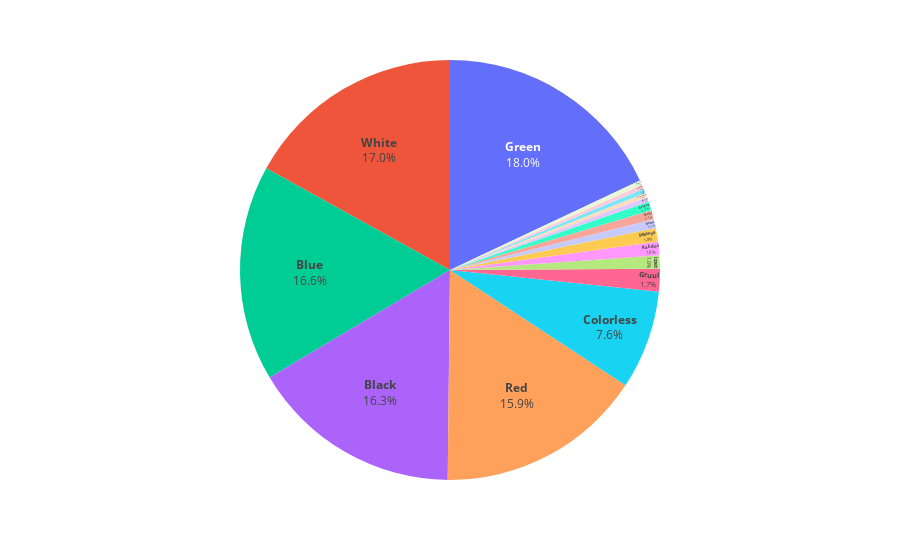

The cell this chart's notebook holds for it:
### Markdown cell above
This looks a little messy. I want the slices to show which group it belongs to. Also, most magic sets have most of the colors represented, so the legend might look a little crowded. Let's just turn off the legend.

### Code cell
fig.update_traces(textinfo='label+percent', textposition='inside',
              texttemplate='<b>%{label}</b><br>%{percent:.1%}') # Custom template for bold label and one decimal percent 
fig.update_layout(showlegend=False)
fig.show()

### Figure 1 — Plotly figure (JSON) as saved in the notebook; plotly's stock layout.template omitted (floating-point values rounded to 4 significant figures)
{"data": [{"domain": {"x": [0, 1], "y": [0, 1]}, "hovertemplate": "identity_name=%{label}<br>0=%{value}<extra></extra>", "labels": ["Azorius", "Black", "Blue", "Boros", "Colorless", "Dimir", "Five-Color", "Golgari", "Green", "Gruul", "Izzet", "Naya", "Orzhov", "Rakdos", "Red", "Selesnya", "Simic", "White"], "legendgroup": "", "name": "", "showlegend": true, "textinfo": "label+percent", "textposition": "inside", "texttemplate": "<b>%{label}</b><br>%{percent:.1%}", "type": "pie", "values": [1, 47, 48, 2, 22, 2, 1, 2, 52, 5, 3, 1, 1, 3, 46, 3, 1, 49]}], "layout": {"legend": {"tracegroupgap": 0}, "margin": {"t": 60}, "showlegend": false}}
